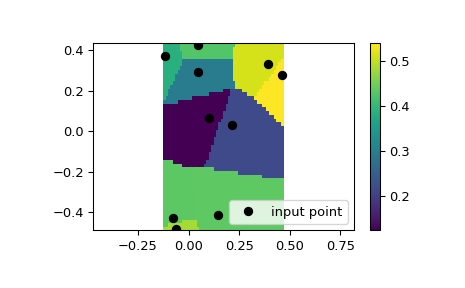

Reproduce this figure in Python.
# We can interpolate values on a 2D plane:

from scipy.interpolate import NearestNDInterpolator
import matplotlib.pyplot as plt
np.random.seed(0)
x = np.random.random(10) - 0.5
y = np.random.random(10) - 0.5
z = np.hypot(x, y)
X = np.linspace(min(x), max(x))
Y = np.linspace(min(y), max(y))
X, Y = np.meshgrid(X, Y)  # 2D grid for interpolation
interp = NearestNDInterpolator(list(zip(x, y)), z)
Z = interp(X, Y)
plt.pcolormesh(X, Y, Z, shading='auto')
plt.plot(x, y, "ok", label="input point")
plt.legend()
plt.colorbar()
plt.axis("equal")
plt.show()
